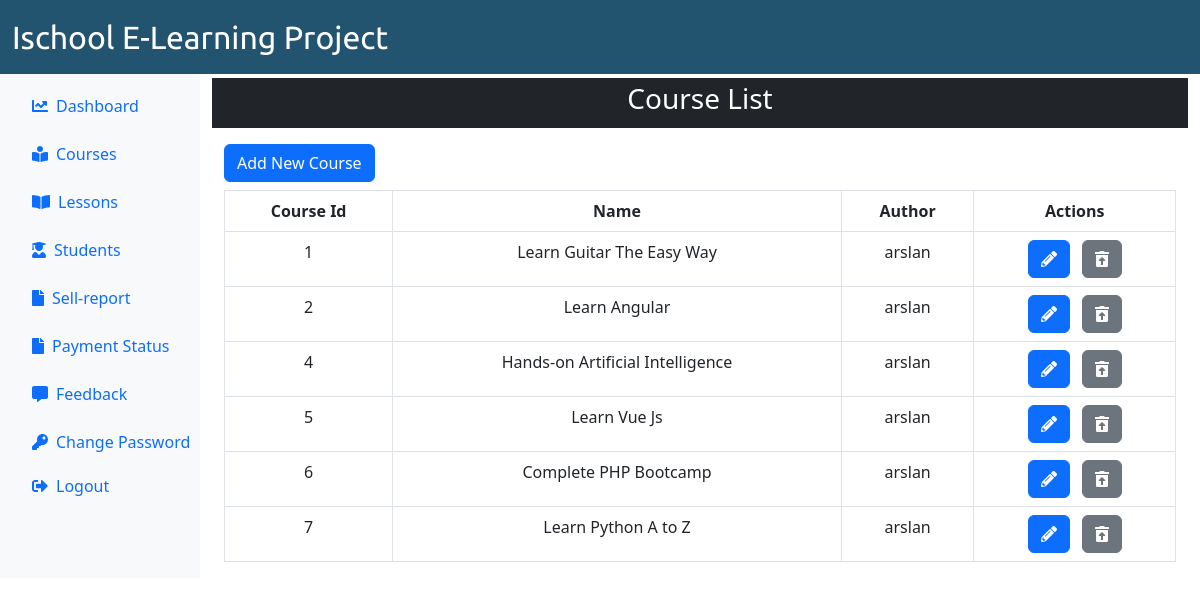
The page /Admin/courses.php (signed in) on the database its author committed.
### tables this page shows
CREATE TABLE `course_tb` (
  `course_id` int NOT NULL,
  `course_name` varchar(255) NOT NULL,
  `course_desc` text NOT NULL,
  `course_author` varchar(255) NOT NULL,
  `course_img` varchar(200) NOT NULL,
  `course_duration` varchar(255) NOT NULL,
  `course_price` int NOT NULL,
  `course_original_price` int NOT NULL
);

### Admin/courses.php (the view, shortened to what this page needs)
<?php
include"includes/header.php";
?>
<div class="col-md-10">
  <div class="container">
    <div class="row mt-1">
      <div class="col-md-12 bg-dark text-white text-center py-1">
        <h3>Course List</h3>
      </div>
    </div>
<div class="row mt-2">
  <div class="col-md-12">
    <a href="add-course.php" class="btn btn-primary my-2">Add New Course</a>
    <table class="table table-bordered table-hover text-center">
<thead>
  <tr>
    <th>Course Id</th>
    <th>Name</th>
    <th>Author</th>
    <th>Actions</th>
  </tr>
</thead>
<tbody>
<?php
$sql = "SELECT * FROM `course_tb`";
$result = mysqli_query($conn,$sql) or die("failed");
if (mysqli_num_rows($result) > 0) {
while ($row = mysqli_fetch_assoc($result)) {
?>
<tr>
  <td><?php echo $row['course_id']; ?></td>
  <td><?php echo $row['course_name']; ?></td>
  <td><?php echo $row['course_author']; ?></td>
  <td>
<form action="course-update.php" class="d-inline" method="POST">
  <button class="btn btn-primary me-2" name="update-btn">
  <i class="fa fa-pencil-alt"></i>
  </button>
</form>
<form action="course-delete.php" class="d-inline" method="POST">
<button class="btn btn-secondary" name="delete-btn">
  <i class="fa fa-trash-restore-alt"></i>
</button>
</form>
</td>
</tr>
<?php    }
} ?>
</tbody>
</table>
</div>
</div>
</div>
</div>
<?php include"includes/footer.php";?>

### Admin/includes/header.php (shortened to what this page needs)
<!DOCTYPE html>
<html lang="en">
<head>
    <link rel="stylesheet" href="../css/bootstrap.css">
    <link rel="stylesheet" href="../css/owl.carousel.min.css">
    <link rel="stylesheet" href="../css/owl.theme.default.min.css">
    <link rel="stylesheet" href="../css/webfonts/all.min.css">
    <link rel="stylesheet" href="../css/style.css">
</head>
<body>
<nav class="navbar navbar-expand-sm custom-color navbar-dark">
	<div class="container-fluid">
		<a class="navbar-brand" href="dashboard.php">Ischool E-Learning Project</a>
	</div>
</nav>
<div class="container-fluid" id="Profile">
<div class="row">
<div class="col-md-2 bg-light position-static d-print-none p-0">
	<nav class="navbar navbar-expand-sm bg-light navbar-dark">
		<div class="collapse navbar-collapse ms-4" id="mymenu">
			<ul class="navbar-nav custom-nav flex-column">
				<li class="nav-item">
					<a class="p-2 nav-link my-1 text-primary" href="dashboard.php">
					<i class="fas fa-chart-line me-2"></i>Dashboard</a>
				</li>
				<li class="nav-item">
					<a class="p-2 nav-link text-primary my-1" href="courses.php">
					<i class="fas fa-book-reader me-2"></i>Courses</a>
				</li>
				<li class="nav-item">
					<a class="p-2 nav-link text-primary my-1" href="lessons.php">
					<i class="fas fa-book-open me-2"></i>Lessons</a>
				</li>
				<li class="nav-item">
					<a class="p-2 nav-link text-primary my-1" href="students.php">
					<i class="fas fa-user-graduate me-2"></i>Students</a>
				</li>
				<li class="nav-item">
					<a class="p-2 nav-link text-primary my-1" href="sell-report.php">
					<i class="fas fa-file me-2"></i>Sell-report</a>
				</li>
				<li class="nav-item">
					<a class="p-2 nav-link text-primary my-1" href="payment-status.php">
					<i class="fas fa-file me-2"></i>Payment Status</a>
				</li>
				<li class="nav-item">
					<a class="p-2 nav-link text-primary my-1" href="feedback.php">
					<i class="fas fa-comment-alt me-2"></i>Feedback</a>
				</li>
				<li class="nav-item">
				<a class="p-2 nav-link text-primary my-1" href="change-password.php">
				<i class="fas fa-key me-2"></i>Change Password</a>
				</li>
				<li class="nav-item">
				<a class="p-2 text-primary nav-link" href="../logout.php">
				<i class="fas fa-sign-out-alt me-2"></i>Logout</a>
				</li>
			</ul>
		</div>
	</nav>
</div>

### Admin/includes/footer.php (shortened to what this page needs)
</body>
</html>

### css/style.css (style rules this page uses)
.custom-color { background-color: #225470; }
.navbar-brand { font-family: 'Ubuntu', sans-serif !important; font-size: 2em; color: #fff; }

### rows shown on the page
course_tb: course_id "1", course_name "Learn Guitar The Easy Way", course_author "arslan"
course_tb: course_id "2", course_name "Learn Angular", course_author "arslan"
course_tb: course_id "4", course_name "Hands-on Artificial Intelligence", course_author "arslan"
course_tb: course_id "5", course_name "Learn Vue Js", course_author "arslan"
course_tb: course_id "6", course_name "Complete PHP Bootcamp", course_author "arslan"
course_tb: course_id "7", course_name "Learn Python A to Z", course_author "arslan"
